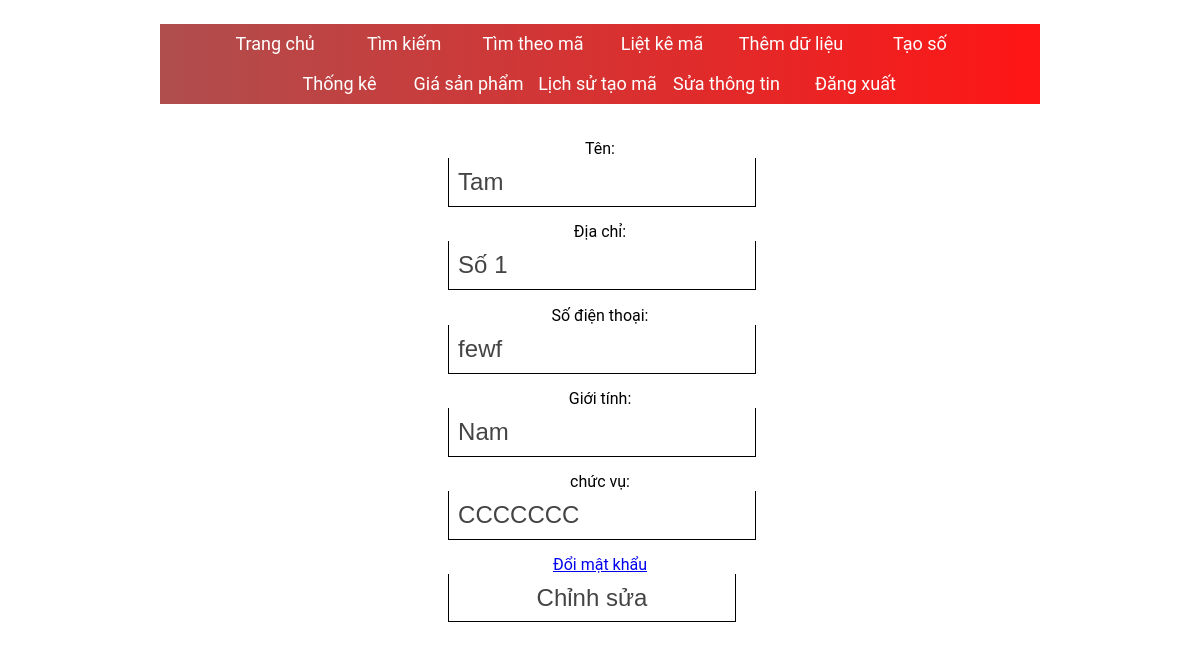
The page /edit (signed in) on the database its author committed.
### accounts/models.py (models this page shows, shortened)
class User(AbstractBaseUser):
    email = models.EmailField(verbose_name='email address',unique=True)
    username = models.CharField(max_length=50,unique=True)
    ten = models.CharField(max_length=50,blank=True,verbose_name="Tên")
    diachi = models.CharField(max_length=50,blank=True,verbose_name="Địa chỉ")
    SDT = models.CharField(max_length=50,blank=True,verbose_name="Số điện thoại")
    gioitinh = models.CharField(max_length=10,blank=True,verbose_name="giới tính")
    chucvu = models.CharField(max_length=20,blank=True,verbose_name="chức vụ")
    is_superuser = models.BooleanField(default=False,null=True)
    is_active = models.BooleanField(default=True)
    objects = UserManager()
    USERNAME_FIELD = 'username'
    REQUIRED_FIELDS = ['email']

### accounts/views.py (the view)
# urls.py: path('edit', views.edit),
def edit(request):
    if(request.user.is_anonymous):
        return render(request,'pages/error.html',{'data':'Bạn phải đăng nhập'})
    form = EditForm()
    if request.method == "POST":
        print(request.POST.get('username'))
        form = EditForm(request.POST)
        if form.is_valid():
            form.save()
            return render(request, 'pages/error.html', {'data': 'Sửa thông tin thành công'})
    return render(request,'pages/edit.html',{'form':form})

### accounts/forms.py (shortened to what this page needs)
class EditForm(forms.Form):
    username = forms.CharField(label="Tài khoản", max_length=30)
    ten = forms.CharField(max_length=50, label="Tên",required=False)
    diachi = forms.CharField(max_length=50, label="Địa chỉ",required=False)
    SDT = forms.CharField(max_length=50, label="Số điện thoại",required=False)
    gioitinh = forms.CharField(max_length=10, label="giới tính",required=False)
    chucvu = forms.CharField(max_length=20, label="chức vụ",required=False)

### accounts/templates/pages/edit.html (shortened to what this page needs)
{% extends  "pages/base.html"%}
{%block head%}
    {%load staticfiles %}
    <link rel="stylesheet" type="text/css" href="{% static 'css/form.css' %}">
{% endblock %}
{%block content%}
    <div>
        <form action="/edit" method="POST">
            <label>Tên: </label>
            <input type="text" name="ten" value="{{ user.ten }}" />
            <label>Địa chỉ: </label>
            <input type="text" name="diachi" value="{{user.diachi}}"/>
            <label>Số điện thoại: </label>
            <input type="text" name="SDT" value="{{user.SDT}}"/>
            <label>Giới tính: </label>
            <input type="text" name="gioitinh" value="{{user.gioitinh}}"/>
            <label>chức vụ: </label>
            <input type="text" name="chucvu" value="{{user.chucvu}}"/>
            <a href="changepass" >Đổi mật khẩu</a>
            <input type="submit" value="Chỉnh sửa">
        </form>
    </div>
{% endblock %}

### api/static/css/form.css (style rules this page uses)
form { margin: 4% auto; width: 19em; text-align: center; position: relative; -webkit-animation: moveDown .3s; -moz-animation: moveDown .3s; animation: moveDown .3s; -webkit-animation-fill-mode: forwards; -moz-animation-fill-mode: forwards; animation-fill-mode: forwards; }
input { color: #444; font-size: 1.5em; outline: none; box-shadow: none; -webkit-appearance: none; border-radius: 0; border-top: none; border-left: solid 1px; border-right: solid 1px; border-bottom: solid 1px; border-color: #000000; background: transparent; display: block; height: 2em; width: 12em; margin-bottom: 5%; padding: 0 3%; position: relative; z-index: 0; -webkit-transition: border .25s; -moz-transition: border .25s; -o-transition: border .25s; transition: border .25s; }
div { margin: 2% auto 0; max-width: 55em; -webkit-animation: moveDown .3s; -moz-animation: moveDown .3s; animation: moveDown .3s; -webkit-animation-fill-mode: forwards; -moz-animation-fill-mode: forwards; animation-fill-mode: forwards; }

### rows shown on the page
User: ten "Tam", diachi "Số 1", SDT "fewf", gioitinh "Nam", chucvu "CCCCCCC"
